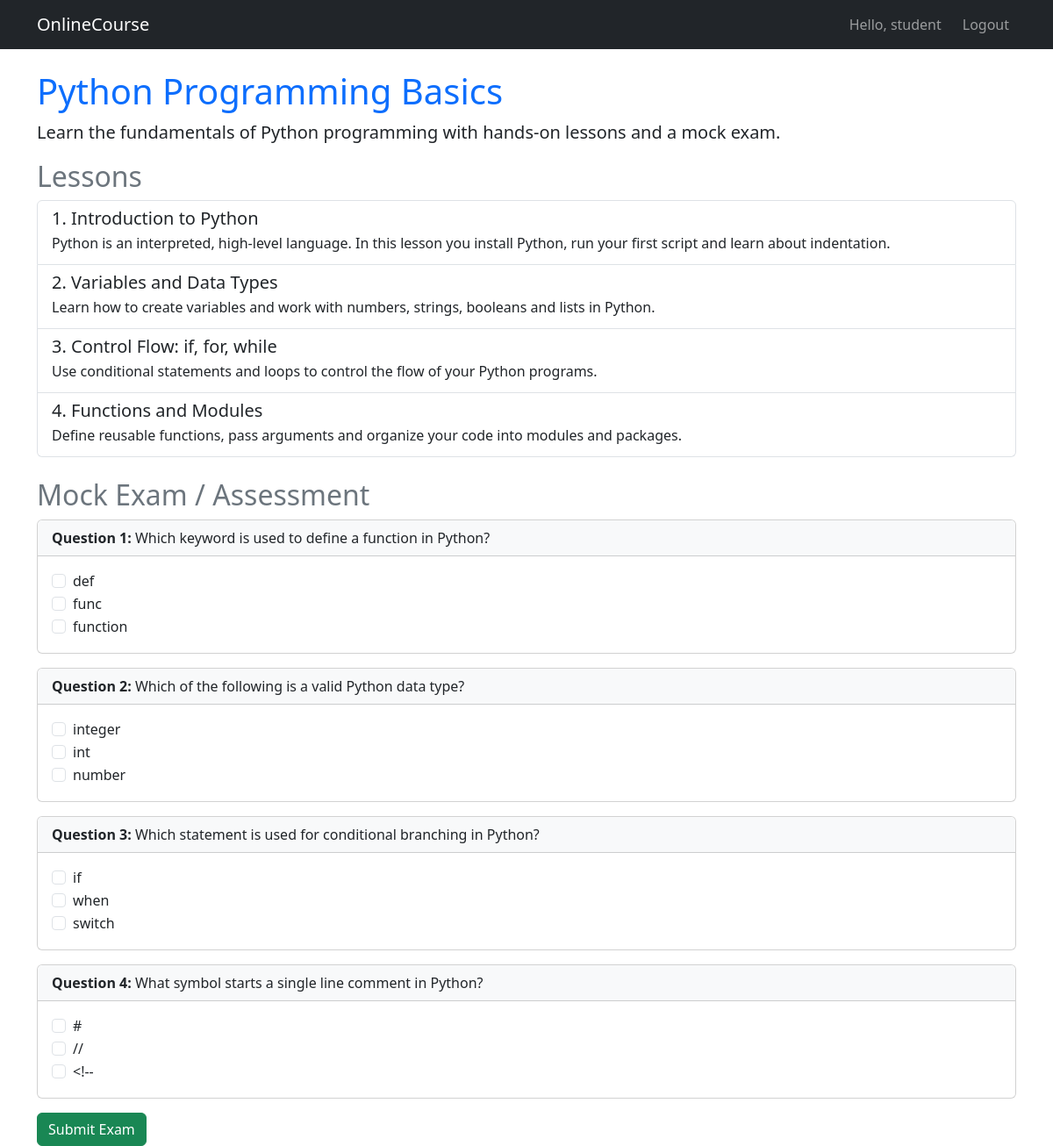
The app's page /course/1/ (signed in) with its own data.
### onlinecourse/models.py (models this page shows, shortened)
class Course(models.Model):
    name = models.CharField(null=False, max_length=30, default='online course')
    image = models.ImageField(upload_to='course_images/', blank=True, null=True)
    description = models.CharField(max_length=1000, default='course description')
    pub_date = models.DateField(null=True, blank=True)
    instructors = models.ManyToManyField(Instructor, blank=True)
    users = models.ManyToManyField(
        settings.AUTH_USER_MODEL,
        through='Enrollment',
        blank=True,
    )
    total_enrollment = models.IntegerField(default=0)
    is_enrolled = False

class Lesson(models.Model):
    title = models.CharField(max_length=200, default='lesson')
    order = models.IntegerField(default=0)
    course = models.ForeignKey(Course, on_delete=models.CASCADE)
    content = models.TextField(default='lesson content')

class Question(models.Model):
    course = models.ForeignKey(Course, on_delete=models.CASCADE)
    content = models.CharField(max_length=200, default='question')
    grade = models.IntegerField(default=50)

class Choice(models.Model):
    question = models.ForeignKey(Question, on_delete=models.CASCADE)
    content = models.CharField(max_length=200, default='choice')
    is_correct = models.BooleanField(default=False)

### onlinecourse/views.py (the view)
# urls.py: path('course/<int:course_id>/', views.course_details, name='course_details'),
@login_required
def course_details(request, course_id):
    course = get_object_or_404(Course, pk=course_id)
    enrollment = Enrollment.objects.filter(
        user=request.user, course=course
    ).first()
    course.is_enrolled = enrollment is not None
    context = {
        'course': course,
        'enrollment': enrollment,
        'lesson_list': course.lesson_set.all(),
        'question_list': course.question_set.all(),
    }
    return render(request, 'onlinecourse/course_details_bootstrap.html', context)

### onlinecourse/templates/onlinecourse/course_details_bootstrap.html (shortened to what this page needs)
{% extends "onlinecourse/base.html" %}
{% block content %}
<div class="row">
    <div class="col-md-12">
        <h1 class="text-primary">{{ course.name }}</h1>
        <p class="lead">{{ course.description }}</p>
    </div>
</div>
<div class="row">
    <div class="col-md-12">
        <h2 class="text-secondary">Lessons</h2>
        <div class="list-group mb-4">
            {% for lesson in course.lesson_set.all %}
            <div class="list-group-item list-group-item-action">
                <div class="d-flex w-100 justify-content-between">
                    <h5 class="mb-1">{{ lesson.order }}. {{ lesson.title }}</h5>
                </div>
                <p class="mb-1">{{ lesson.content }}</p>
            </div>
            {% empty %}
            <div class="alert alert-warning">This course has no lessons yet.</div>
            {% endfor %}
        </div>
    </div>
</div>
<div class="row">
    <div class="col-md-12">
        <h2 class="text-secondary">Mock Exam / Assessment</h2>
        {% if course.is_enrolled %}
        <form id="exam_form" action="{% url 'onlinecourse:submit' course.id %}" method="post">
            {% for question in course.question_set.all %}
            <div class="card mb-3">
                <div class="card-header bg-light">
                    <strong>Question {{ forloop.counter }}:</strong> {{ question.content }}
                </div>
                <div class="card-body">
                    {% for choice in question.choice_set.all %}
                    <div class="form-check">
                        <input class="form-check-input" type="checkbox"
                               name="choice_{{ choice.id }}"
                               id="choice{{ choice.id }}" value="{{ choice.id }}">
                        <label class="form-check-label" for="choice{{ choice.id }}">
                            {{ choice.content }}
                        </label>
                    </div>
                    {% endfor %}
                </div>
            </div>
            {% empty %}
            <div class="alert alert-info">No assessment questions have been added for this course yet.</div>
            {% endfor %}
            {% if course.question_set.all %}
            <button class="btn btn-success" type="submit">Submit Exam</button>
            {% endif %}
        </form>
        {% else %}
        <div class="alert alert-info">
            Please <a href="{% url 'onlinecourse:enroll' course.id %}">enroll</a> in this course to take the assessment.
        </div>
        {% endif %}
    </div>
</div>
{% endblock %}

### onlinecourse/templates/onlinecourse/base.html (shortened to what this page needs)
{% load static %}
<!DOCTYPE html>
<html lang="en">
<head>
    <link href="https://cdn.jsdelivr.net/npm/bootstrap@5.3.0/dist/css/bootstrap.min.css" rel="stylesheet">
</head>
<body>
<nav class="navbar navbar-expand-lg navbar-dark bg-dark mb-4">
    <div class="container">
        <a class="navbar-brand" href="{% url 'onlinecourse:index' %}">OnlineCourse</a>
        <div class="navbar-nav ms-auto">
            {% if user.is_authenticated %}
                <span class="navbar-text me-3">Hello, {{ user.username }}</span>
                <a class="nav-link" href="{% url 'onlinecourse:logout' %}">Logout</a>
            {% else %}
                <a class="nav-link" href="{% url 'onlinecourse:login' %}">Login</a>
            {% endif %}
        </div>
    </div>
</nav>
<div class="container">
    {% block content %}
    {% endblock %}
</div>
</body>
</html>

### records on screen
Course: name "Python Programming Basics", description "Learn the fundamentals of Python programming with hands-on lessons and a mock exam."
Lesson: order "1", title "Introduction to Python", content "Python is an interpreted, high-level language. In this lesson you install Python, run your first script and learn about indentation."
Lesson: order "2", title "Variables and Data Types", content "Learn how to create variables and work with numbers, strings, booleans and lists in Python."
Lesson: order "3", title "Control Flow: if, for, while", content "Use conditional statements and loops to control the flow of your Python programs."
Lesson: order "4", title "Functions and Modules", content "Define reusable functions, pass arguments and organize your code into modules and packages."
Question: content "Which keyword is used to define a function in Python?"
Choice: content "def"
Choice: content "func"
Choice: content "function"
Question: content "Which of the following is a valid Python data type?"
Choice: content "integer"
Choice: content "int"
Choice: content "number"
Question: content "Which statement is used for conditional branching in Python?"
Choice: content "if"
Choice: content "when"
Choice: content "switch"
Question: content "What symbol starts a single line comment in Python?"
Choice: content "#"
Choice: content "//"
Choice: content "<!--"

### other values on screen
{{ user.username }} "student"
